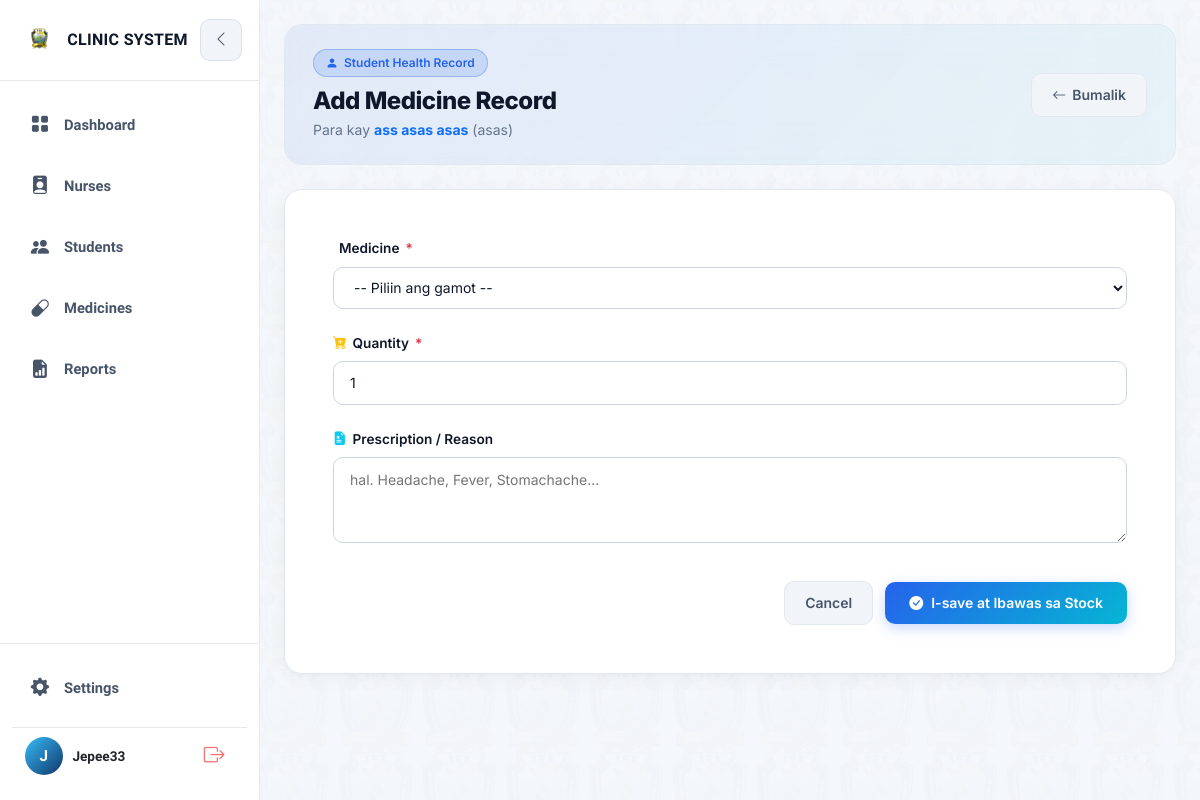
Before: /students/31/medicine-record/add/ (signed in) with the older database file.
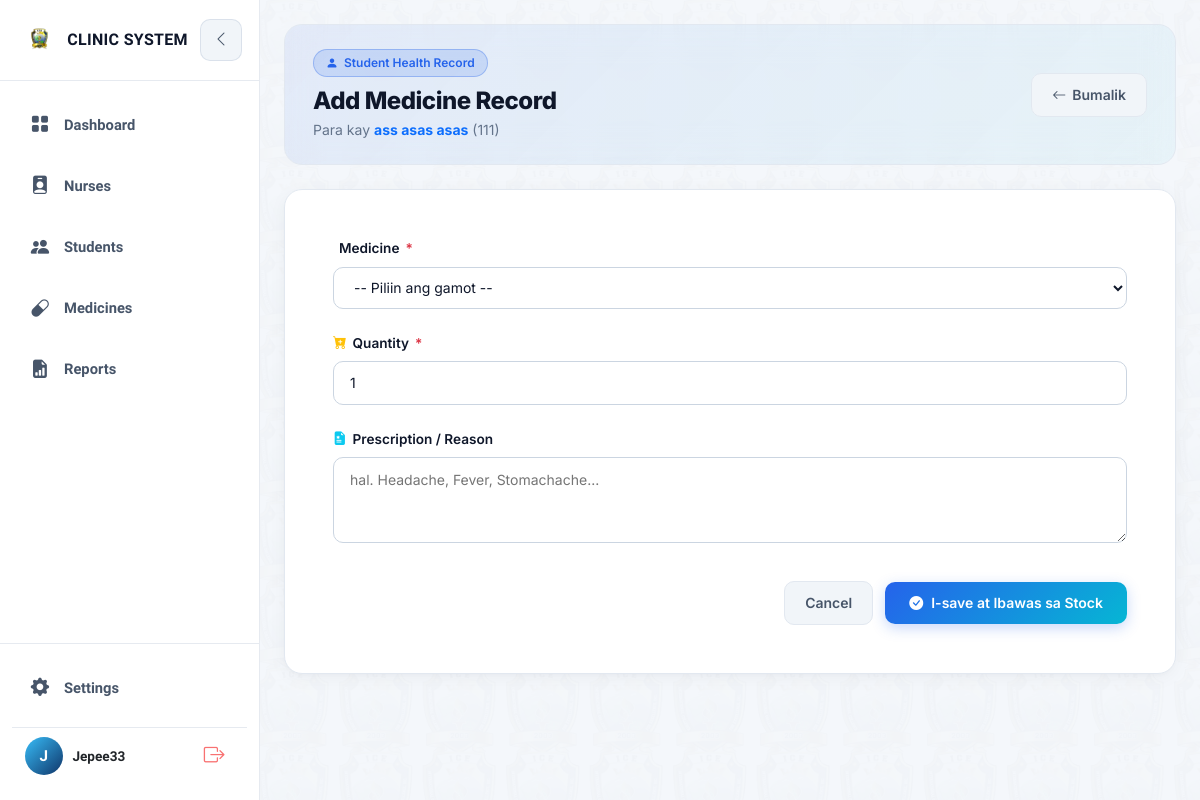
After: the same page with the newer database file.
### clinic/models.py (models this page shows, shortened)
class Student(models.Model):
    GENDER_CHOICES = [
        ('M', 'Male'),
        ('F', 'Female'),
    ]
    user = models.OneToOneField(
        User, on_delete=models.CASCADE, null=True, blank=True, related_name='student_profile'
    )
    student_id = models.CharField(max_length=20, unique=True)
    first_name = models.CharField(max_length=100, blank=True, null=True)
    middle_name = models.CharField(max_length=100, blank=True, null=True)
    last_name = models.CharField(max_length=100, blank=True, null=True)
    full_name = models.CharField(max_length=150)
    age = models.PositiveIntegerField()
    gender = models.CharField(max_length=1, choices=GENDER_CHOICES)
    address = models.CharField(max_length=255)
    contact_number = models.CharField(max_length=20)
    course = models.CharField(max_length=100)
    year_level = models.CharField(max_length=20)
    section = models.CharField(max_length=20, blank=True)
    emergency_contact = models.CharField(max_length=100, help_text="Name and number")
    date_registered = models.DateTimeField(auto_now_add=True)

### clinic/views.py (the view, shortened to what this page needs)
# urls.py: path('students/<int:student_pk>/medicine-record/add/', views.medicine_record_create, name='medicine_record_create'),
@login_required
@role_required("admin", "nurse")
def medicine_record_create(request, student_pk):
    student = get_object_or_404(Student, pk=student_pk)
    medicines = Medicine.objects.filter(quantity_in_stock__gt=0).order_by("name")
    return render(request, "clinic/medicines/medicine_record_form.html", {"student": student, "medicines": medicines})

### clinic/context_processors.py (called while the page is built)
def low_stock_alerts(request):
    if not request.user.is_authenticated:
        return {}
    try:
        role = request.user.profile.role
    except AttributeError:
        role = 'student'
    if role not in ('admin', 'nurse'):
        return {}
    from .models import Medicine
    low_stock_medicines = [m for m in Medicine.objects.all() if m.is_low_stock]
    return {
        'nav_low_stock_medicines': low_stock_medicines,
        'nav_low_stock_count': len(low_stock_medicines),
    }

### clinic/models.py (called while the page is built)
    @property
    def is_low_stock(self):
        return self.quantity_in_stock <= self.low_stock_threshold

### clinic/templates/clinic/medicines/medicine_record_form.html (shortened to what this page needs)
{% extends "clinic/base.html" %}
{% load static %}
{% block content %}
<link rel="stylesheet" href="https://cdnjs.cloudflare.com/ajax/libs/animate.css/4.1.1/animate.min.css" />
<div class="cms-container">
    <div class="dashboard-hero-card mb-4 d-flex justify-content-between align-items-center flex-wrap gap-3 ">
        <div>
            <div class="hero-badge">
                <i class="bi bi-person-fill"></i> Student Health Record
            </div>
            <h1 class="hero-title">Add Medicine Record</h1>
            <p class="hero-subtitle">
                Para kay <strong class="text-primary">{{ student.full_name }}</strong> ({{ student.student_id }})
            </p>
        </div>
        <div class="d-none d-sm-block">
            <a href="{% url 'student_detail' student.pk %}" class="btn-cms-cancel">
                <i class="bi bi-arrow-left"></i> Bumalik
            </a>
        </div>
    </div>
    <div class="cms-card p-4 p-md-5 ">
        <form method="post" id="medicineRecordForm">
            <div class="mb-4">
                <label class="cms-label">
                     Medicine <span class="text-danger">*</span>
                </label>
                <select name="medicine" id="medicineSelect" class="cms-select" required>
                    <option value="">-- Piliin ang gamot --</option>
                </select>
            </div>
            <div class="mb-4">
                <label class="cms-label">
                    <i class="bi bi-cart-plus-fill text-warning"></i> Quantity <span class="text-danger">*</span>
                </label>
                <input type="number" name="quantity" id="quantityInput" class="cms-input" min="1" value="1" required>
            </div>
            <div class="mb-4">
                <label class="cms-label">
                    <i class="bi bi-file-earmark-medical-fill text-info"></i> Prescription / Reason
                </label>
                <textarea name="prescription" class="cms-textarea" rows="3" placeholder="hal. Headache, Fever, Stomachache..."></textarea>
            </div>
            <div class="button-area">
                <a href="{% url 'student_detail' student.pk %}" class="btn-cms-cancel">Cancel</a>
                <button type="submit" class="btn-cms-primary">
                    <i class="bi bi-check-circle-fill"></i> I-save at Ibawas sa Stock
                </button>
            </div>
        </form>
    </div>
</div>
{% endblock %}

Changed rows visible on the page:
changed Student "ass asas asas": student_id "asas" → "111"
